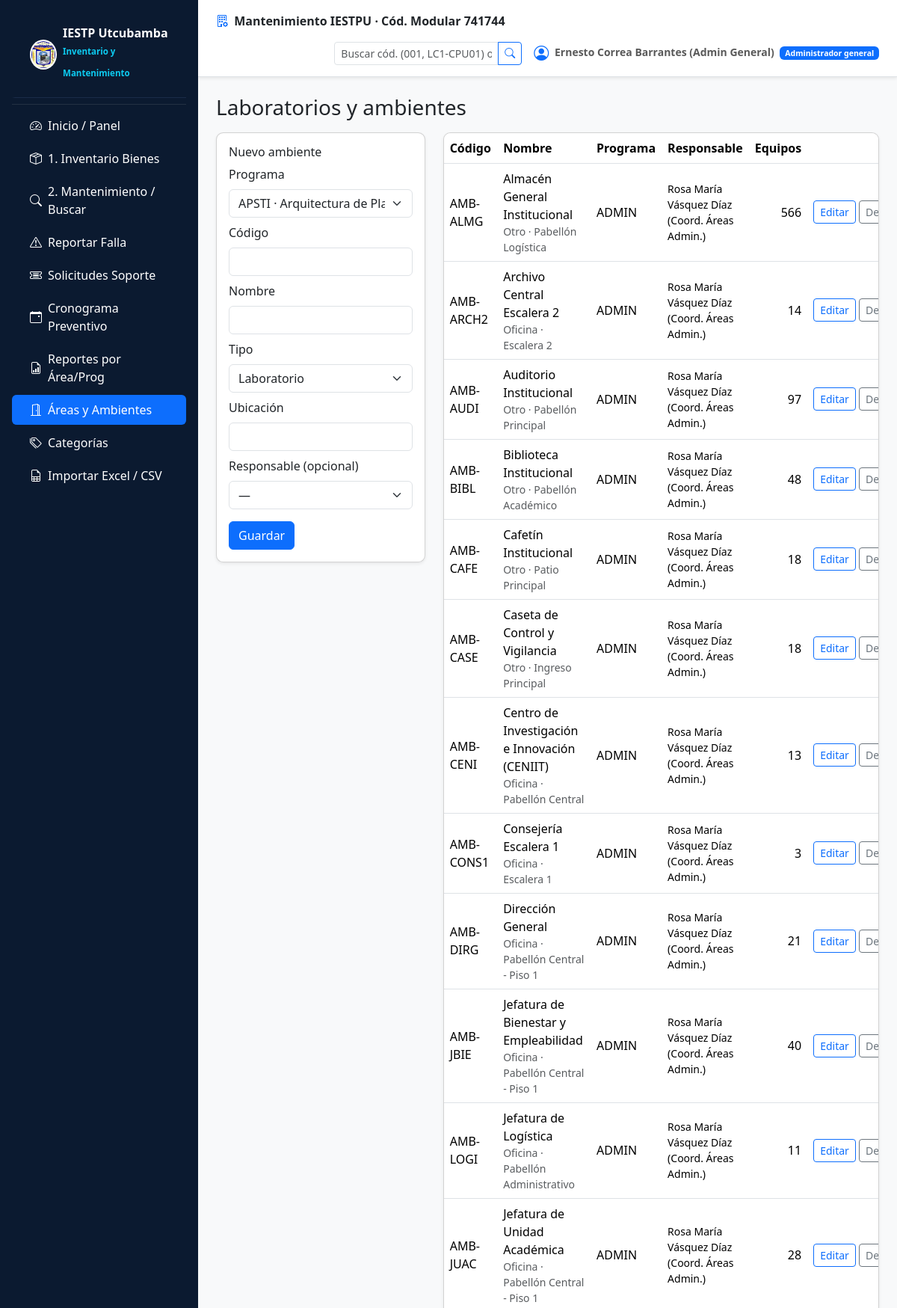
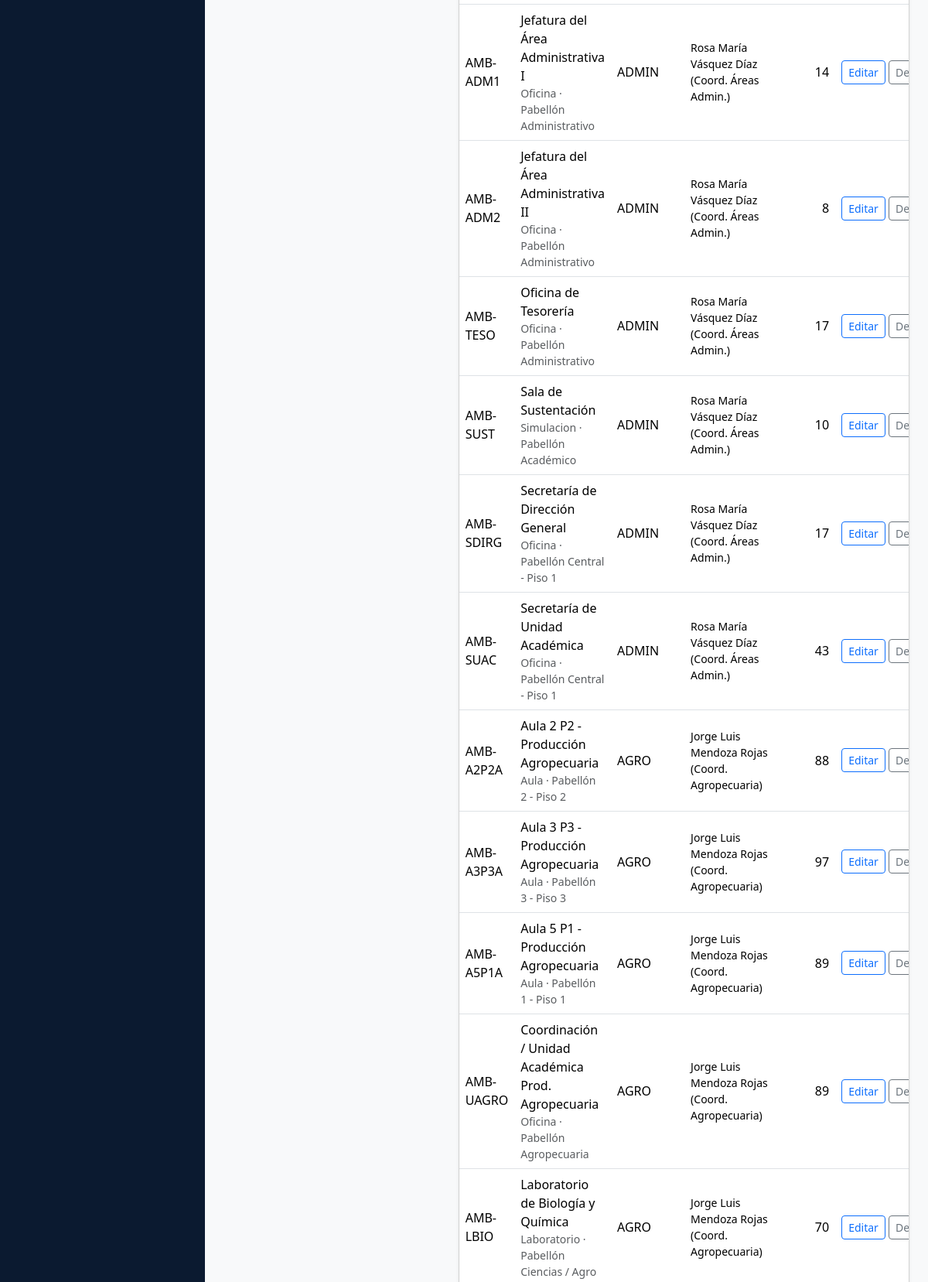
Page /admin/ambientes.php (signed in, upper part) on the committed database (2 pictures, top to bottom).
### tables this page shows
CREATE TABLE usuarios (
  id               INT UNSIGNED NOT NULL AUTO_INCREMENT,
  rol_id           TINYINT UNSIGNED NOT NULL,
  dni              CHAR(8)      NULL,
  nombres          VARCHAR(100) NOT NULL,
  apellidos        VARCHAR(100) NOT NULL,
  correo           VARCHAR(150) NOT NULL,
  telefono         VARCHAR(20)  NULL,
  password_hash    VARCHAR(255) NOT NULL,           
  debe_cambiar_clave TINYINT(1) NOT NULL DEFAULT 1,
  intentos_fallidos TINYINT UNSIGNED NOT NULL DEFAULT 0,
  bloqueado_hasta  DATETIME     NULL,
  ultimo_acceso    DATETIME     NULL,
  activo           TINYINT(1)   NOT NULL DEFAULT 1,
  creado_en        DATETIME     NOT NULL DEFAULT CURRENT_TIMESTAMP,
  actualizado_en   DATETIME     NOT NULL DEFAULT CURRENT_TIMESTAMP ON UPDATE CURRENT_TIMESTAMP,
  PRIMARY KEY (id),
  UNIQUE KEY uq_usuarios_correo (correo),
  UNIQUE KEY uq_usuarios_dni (dni),
  KEY ix_usuarios_rol (rol_id),
  CONSTRAINT fk_usuarios_rol FOREIGN KEY (rol_id) REFERENCES roles(id)
);

CREATE TABLE roles (
  id            TINYINT UNSIGNED NOT NULL AUTO_INCREMENT,
  codigo        VARCHAR(30)  NOT NULL,             
  nombre        VARCHAR(80)  NOT NULL,
  descripcion   VARCHAR(255) NULL,
  PRIMARY KEY (id),
  UNIQUE KEY uq_roles_codigo (codigo)
);

CREATE TABLE ambientes (
  id             INT UNSIGNED NOT NULL AUTO_INCREMENT,
  programa_id    TINYINT UNSIGNED NOT NULL,
  codigo         VARCHAR(30)  NOT NULL,
  nombre         VARCHAR(120) NOT NULL,
  tipo           ENUM('laboratorio','taller','oficina','aula','area_practica','simulacion','otro') NOT NULL DEFAULT 'laboratorio',
  ubicacion      VARCHAR(150) NULL,
  responsable_id INT UNSIGNED NULL,
  activo         TINYINT(1)   NOT NULL DEFAULT 1,
  PRIMARY KEY (id),
  UNIQUE KEY uq_ambientes_codigo (codigo),
  KEY ix_ambientes_programa (programa_id),
  CONSTRAINT fk_amb_programa    FOREIGN KEY (programa_id)    REFERENCES programas(id),
  CONSTRAINT fk_amb_responsable FOREIGN KEY (responsable_id) REFERENCES usuarios(id) ON DELETE SET NULL
);

CREATE TABLE programas (
  id            TINYINT UNSIGNED NOT NULL AUTO_INCREMENT,
  codigo        VARCHAR(20)  NOT NULL,
  nombre        VARCHAR(120) NOT NULL,
  activo        TINYINT(1)   NOT NULL DEFAULT 1,
  PRIMARY KEY (id),
  UNIQUE KEY uq_programas_codigo (codigo),
  UNIQUE KEY uq_programas_nombre (nombre)
);

### includes/helpers.php (called while the page is built, shortened)
<?php
function e(mixed $v): string
{
    return htmlspecialchars((string) $v, ENT_QUOTES | ENT_SUBSTITUTE, 'UTF-8');
}
function url(string $ruta = ''): string
{
    return rtrim($GLOBALS['CFG']['app']['base_url'], '/') . '/' . ltrim($ruta, '/');
}

### includes/db.php (called while the page is built, shortened)
<?php
function db(): PDO
{
    static $pdo = null;
    if ($pdo instanceof PDO) {
        return $pdo;
    }
    $c = $GLOBALS['CFG']['db'];
    $dsn = sprintf('mysql:host=%s;port=%d;dbname=%s;charset=%s', $c['host'], $c['puerto'], $c['nombre'], $c['charset']);
    try {
        $pdo = new PDO($dsn, $c['usuario'], $c['clave'], [
            PDO::ATTR_ERRMODE            => PDO::ERRMODE_EXCEPTION,
            PDO::ATTR_DEFAULT_FETCH_MODE => PDO::FETCH_ASSOC,
            PDO::ATTR_EMULATE_PREPARES   => false,
        ]);
        $pdo->exec("SET time_zone = '-05:00'");
    } catch (PDOException $e) {
        error_log('Error de conexión BD: ' . $e->getMessage());
        http_response_code(500);
        exit('No se pudo conectar con la base de datos.');
    }
    return $pdo;
}
function consulta(string $sql, array $params = []): PDOStatement
{
    $st = db()->prepare($sql);
    $st->execute($params);
    return $st;
}

### includes/auth.php (called while the page is built, shortened)
<?php
function usuario_actual(): ?array
{
    static $cache = null;
    if ($cache !== null && $cache['id'] === $_SESSION['uid']) {
        return $cache;
    }
    $u = consulta(
        'SELECT u.id, u.nombres, u.apellidos, u.correo, u.activo, u.debe_cambiar_clave, r.codigo AS rol, r.nombre AS rol_nombre
           FROM usuarios u JOIN roles r ON r.id = u.rol_id WHERE u.id = ?',
        [$_SESSION['uid']]
    )->fetch();
    return $u;
}
function requiere_login(): array
{
    $u = usuario_actual();
    return $u;
}
function requiere_rol(string ...$roles): array
{
    $u = requiere_login();
    return $u;
}
function programas_del_usuario(int $uid, string $rol): array
{
    if ($rol === 'admin_general') {
        return array_column(consulta('SELECT id FROM programas WHERE activo = 1')->fetchAll(), 'id');
    }
    return array_map('intval', array_column(
        consulta('SELECT programa_id FROM usuario_programa WHERE usuario_id = ?', [$uid])->fetchAll(),
        'programa_id'
    ));
}
function filtro_programas(string $columna, array $ids): array
{
    return [$columna . ' IN (' . implode(',', array_fill(0, count($ids), '?')) . ')', array_values($ids)];
}

### includes/catalogos.php (called while the page is built, shortened)
<?php
function programas_para_select(array $u): array
{
    $ids = programas_del_usuario((int) $u['id'], $u['rol']);
    [$f, $p] = filtro_programas('id', $ids);
    return consulta("SELECT id, codigo, nombre FROM programas WHERE activo = 1 AND $f ORDER BY FIELD(codigo,'APSTI','CONT','ENFE','AGRO','ADMIN'), nombre", $p)->fetchAll();
}
function texto_estado(string $s): string
{
    return ucfirst(str_replace('_', ' ', $s));
}

### public/admin/ambientes.php (the view, shortened to what this page needs)
<?php
require dirname(__DIR__, 2) . '/includes/bootstrap.php';
require dirname(__DIR__, 2) . '/includes/layout.php';
require dirname(__DIR__, 2) . '/includes/catalogos.php';
$u = requiere_rol('admin_general', 'admin_programa');
$progs = programas_del_usuario((int) $u['id'], $u['rol']);
$selProg = programas_para_select($u);
$edit = false;
[$f, $p] = filtro_programas('a.programa_id', $progs);
$filas = consulta(
    "SELECT a.*, pr.codigo AS programa, CONCAT(r.nombres,' ',r.apellidos) AS responsable,
            (SELECT COUNT(*) FROM equipos e WHERE e.ambiente_id = a.id AND e.estado <> 'dado_de_baja') AS n_equipos
       FROM ambientes a JOIN programas pr ON pr.id = a.programa_id
       LEFT JOIN usuarios r ON r.id = a.responsable_id
      WHERE $f ORDER BY pr.codigo, a.nombre", $p
)->fetchAll();
cabecera('Ambientes', $u);
?>
<h1 class="h3 mb-3">Laboratorios y ambientes</h1>
<div class="row g-4">
  <div class="col-lg-4">
    <form method="post" class="card card-body shadow-sm">
      <h2 class="h6"><?= $edit ? 'Editar ambiente' : 'Nuevo ambiente' ?></h2>
      <div class="mb-2"><label class="form-label">Programa</label>
        <select class="form-select" name="programa_id" required>
          <?php foreach ($selProg as $pg): ?><option value="<?= (int) $pg['id'] ?>" <?= ($edit['programa_id'] ?? 0) == $pg['id'] ? 'selected' : '' ?>><?= e($pg['codigo'] . ' · ' . $pg['nombre']) ?></option><?php endforeach; ?>
        </select></div>
      <div class="mb-2"><label class="form-label">Código</label><input class="form-control" name="codigo" required maxlength="30" value="<?= e($edit['codigo'] ?? '') ?>"></div>
      <div class="mb-2"><label class="form-label">Nombre</label><input class="form-control" name="nombre" required maxlength="120" value="<?= e($edit['nombre'] ?? '') ?>"></div>
      <div class="mb-2"><label class="form-label">Tipo</label>
        <select class="form-select" name="tipo" required>
          <?php foreach (TIPOS_AMBIENTE as $t): ?><option value="<?= e($t) ?>" <?= ($edit['tipo'] ?? 'laboratorio') === $t ? 'selected' : '' ?>><?= e(texto_estado($t)) ?></option><?php endforeach; ?>
        </select></div>
      <div class="mb-2"><label class="form-label">Ubicación</label><input class="form-control" name="ubicacion" maxlength="150" value="<?= e($edit['ubicacion'] ?? '') ?>"></div>
      <div class="mb-3"><label class="form-label">Responsable (opcional)</label>
        <select class="form-select" name="responsable_id"><option value="">—</option>
        </select></div>
      <div class="d-flex gap-2"><button class="btn btn-primary" type="submit">Guardar</button>
        <?php if ($edit): ?><a class="btn btn-outline-secondary" href="<?= e(url('admin/ambientes.php')) ?>">Cancelar</a><?php endif; ?></div>
    </form>
  </div>
  <div class="col-lg-8">
    <div class="table-responsive card shadow-sm">
      <table class="table table-hover mb-0 align-middle">
        <thead><tr><th>Código</th><th>Nombre</th><th>Programa</th><th>Responsable</th><th class="text-end">Equipos</th><th></th></tr></thead>
        <tbody>
        <?php foreach ($filas as $a): ?>
          <tr class="<?= $a['activo'] ? '' : 'text-muted' ?>">
            <td><?= e($a['codigo']) ?></td>
            <td><?= e($a['nombre']) ?><div class="small text-muted"><?= e(texto_estado($a['tipo'])) ?><?= $a['ubicacion'] ? ' · ' . e($a['ubicacion']) : '' ?></div></td>
            <td><?= e($a['programa']) ?></td>
            <td class="small"><?= e($a['responsable'] ?? '—') ?></td>
            <td class="text-end"><?= (int) $a['n_equipos'] ?></td>
            <td class="text-end text-nowrap">
              <a class="btn btn-sm btn-outline-primary" href="<?= e(url('admin/ambientes.php?editar=' . (int) $a['id'])) ?>">Editar</a>
              <form method="post" class="d-inline"><?= csrf_campo() ?><input type="hidden" name="id" value="<?= (int) $a['id'] ?>">
                <button class="btn btn-sm btn-outline-secondary" type="submit"><?= $a['activo'] ? 'Desactivar' : 'Activar' ?></button></form>
            </td>
          </tr>
        <?php endforeach; if (!$filas): ?>
          <tr><td colspan="6" class="text-center text-muted py-4">Aún no hay ambientes.</td></tr>
        <?php endif; ?>
        </tbody>
      </table>
    </div>
  </div>
</div>
<?php pie();

### includes/layout.php (shortened to what this page needs)
<?php
function menu_para_rol(string $rol): array
{
    $m = ['Inicio / Panel' => ['ruta' => 'index.php', 'icono' => 'bi-speedometer2']];
    if ($rol === 'docente') {
        $m['Buscador de Bienes']    = ['ruta' => 'admin/buscar_equipo.php', 'icono' => 'bi-search'];
        $m['Reportar Falla']        = ['ruta' => 'docente/reportar.php', 'icono' => 'bi-exclamation-triangle'];
        $m['Mis Solicitudes']       = ['ruta' => 'docente/mis_solicitudes.php', 'icono' => 'bi-list-check'];
        $m['Cronograma Preventivo'] = ['ruta' => 'admin/cronograma.php', 'icono' => 'bi-calendar-event'];
    } else {
        $m['1. Inventario Bienes']  = ['ruta' => 'admin/equipos.php', 'icono' => 'bi-box-seam'];
        $m['2. Mantenimiento / Buscar'] = ['ruta' => 'admin/buscar_equipo.php', 'icono' => 'bi-search'];
        $m['Reportar Falla']        = ['ruta' => 'docente/reportar.php', 'icono' => 'bi-exclamation-triangle'];
        $m['Solicitudes Soporte']   = ['ruta' => 'admin/solicitudes.php', 'icono' => 'bi-ticket-detailed'];
        $m['Cronograma Preventivo'] = ['ruta' => 'admin/cronograma.php', 'icono' => 'bi-calendar-event'];
        $m['Reportes por Área/Prog']= ['ruta' => 'admin/reportes.php', 'icono' => 'bi-file-earmark-bar-graph'];
        $m['Áreas y Ambientes']     = ['ruta' => 'admin/ambientes.php', 'icono' => 'bi-door-open'];
        $m['Categorías']            = ['ruta' => 'admin/categorias.php', 'icono' => 'bi-tags'];
        $m['Importar Excel / CSV']  = ['ruta' => 'admin/importar_inventario.php', 'icono' => 'bi-file-earmark-spreadsheet'];
    }
    return $m;
}
function cabecera(string $titulo, ?array $u = null): void
{
    $app = $GLOBALS['CFG']['app']['nombre'];
    $pagina_actual = basename($_SERVER['SCRIPT_NAME']);
    ?>
<!doctype html>
<html lang="es">
<head>
  <link href="https://cdn.jsdelivr.net/npm/bootstrap@5.3.3/dist/css/bootstrap.min.css" rel="stylesheet">
  <link rel="stylesheet" href="https://cdn.jsdelivr.net/npm/bootstrap-icons@1.11.1/font/bootstrap-icons.css">
  <link href="<?= e(url('assets/css/app.css')) ?>" rel="stylesheet">
</head>
<body class="bg-light">
<?php if ($u): ?>
<div class="d-flex">
  <aside class="sidebar d-none d-md-flex flex-column flex-shrink-0 p-3 text-white" style="width: 265px;">
    <a href="<?= e(url('index.php')) ?>" class="d-flex align-items-center mb-3 mb-md-0 me-md-auto text-white text-decoration-none gap-2 brand">
      <img src="<?= e(url('assets/img/logo-iestp.png')) ?>" alt="Logo" style="width: 40px; height: 40px; border-radius: 50%; background: white; padding: 2px;">
      <div>
        <div class="fs-6 fw-bold lh-1">IESTP Utcubamba</div>
        <small class="text-info" style="font-size: 0.72rem;">Inventario y Mantenimiento</small>
      </div>
    </a>
    <hr class="text-secondary my-2">
    <ul class="nav nav-pills flex-column mb-auto gap-1">
      <?php foreach (menu_para_rol($u['rol']) as $txt => $item): ?>
        <li class="nav-item">
          <a href="<?= e(url($item['ruta'])) ?>" class="nav-link text-white d-flex align-items-center gap-2 py-2 <?= $pagina_actual === basename($item['ruta']) ? 'active' : '' ?>">
            <i class="bi <?= e($item['icono']) ?>"></i>
            <span><?= e($txt) ?></span>
          </a>
        </li>
      <?php endforeach; ?>
    </ul>
  </aside>
  <div class="flex-grow-1 min-vh-100 d-flex flex-column">
    <nav class="navbar navbar-light bg-white border-bottom px-4 py-2 shadow-sm no-print">
      <div class="container-fluid px-0">
        <span class="navbar-text fw-bold text-dark d-none d-md-block">
          <i class="bi bi-building-gear text-primary me-1"></i> <?= e($app) ?> · Cód. Modular 741744
        </span>
        <div class="d-flex align-items-center gap-3 ms-auto">
          <form method="get" action="<?= e(url('admin/buscar_equipo.php')) ?>" class="d-none d-lg-flex">
            <div class="input-group input-group-sm">
              <input class="form-control" name="q" placeholder="Buscar cód. (001, LC1-CPU01) o serie…">
              <button class="btn btn-outline-primary" type="submit"><i class="bi bi-search"></i></button>
            </div>
          </form>
          <span class="navbar-text small">
            <i class="bi bi-person-circle fs-5 align-middle me-1 text-primary"></i>
            <strong><?= e($u['nombres'] . ' ' . $u['apellidos']) ?></strong>
            <span class="badge bg-primary ms-1"><?= e($u['rol_nombre']) ?></span>
          </span>
        </div>
      </div>
    </nav>
    <main class="container-fluid py-4 px-4 flex-grow-1">
<?php else: ?>
    <main class="container py-4">
<?php endif; ?>
<?php
}
function pie(): void
{
    ?>
    </main>
<?php if (isset($_SESSION['uid'])): ?>
  </div>
</div>
<?php endif; ?>
</body>
</html>
<?php
}

### public/assets/css/app.css (style rules this page uses)
.card { border-radius: .6rem; }
table th { white-space: nowrap; }
body { background-color: #f8f9fa; }
.sidebar { min-height: 100vh; background-color: #0b1a30; color: white; }
.sidebar a { color: #b0c4de; text-decoration: none; padding: 12px 20px; display: block; border-left: 4px solid transparent; }
.sidebar a:hover, .sidebar a.active { background-color: #1a2b48; color: white; border-left-color: #0d6efd; }
.sidebar .brand { padding: 20px; font-size: 1.2rem; font-weight: bold; border-bottom: 1px solid #1a2b48; display: flex; align-items: center; gap: 10px; }

### rows in the picture
usuarios: nombres+apellidos "Ernesto Correa Barrantes (Admin General)", rol.nombre "Administrador general"
ambientes: codigo "AMB-ALMG", nombre "Almacén General Institucional", tipo "Otro", ubicacion "Pabellón Logística", programa.codigo "ADMIN", responsable "Rosa María Vásquez Díaz (Coord. Áreas Admin.)", n_equipos "566", activo "Desactivar"
ambientes: codigo "AMB-ARCH2", nombre "Archivo Central Escalera 2", tipo "Oficina", ubicacion "Escalera 2", programa.codigo "ADMIN", responsable "Rosa María Vásquez Díaz (Coord. Áreas Admin.)", n_equipos "14", activo "Desactivar"
ambientes: codigo "AMB-AUDI", nombre "Auditorio Institucional", tipo "Otro", ubicacion "Pabellón Principal", programa.codigo "ADMIN", responsable "Rosa María Vásquez Díaz (Coord. Áreas Admin.)", n_equipos "97", activo "Desactivar"
ambientes: codigo "AMB-BIBL", nombre "Biblioteca Institucional", tipo "Otro", ubicacion "Pabellón Académico", programa.codigo "ADMIN", responsable "Rosa María Vásquez Díaz (Coord. Áreas Admin.)", n_equipos "48", activo "Desactivar"
ambientes: codigo "AMB-CAFE", nombre "Cafetín Institucional", tipo "Otro", ubicacion "Patio Principal", programa.codigo "ADMIN", responsable "Rosa María Vásquez Díaz (Coord. Áreas Admin.)", n_equipos "18", activo "Desactivar"
ambientes: codigo "AMB-CASE", nombre "Caseta de Control y Vigilancia", tipo "Otro", ubicacion "Ingreso Principal", programa.codigo "ADMIN", responsable "Rosa María Vásquez Díaz (Coord. Áreas Admin.)", n_equipos "18", activo "Desactivar"
ambientes: codigo "AMB-CENI", nombre "Centro de Investigación e Innovación (CENIIT)", tipo "Oficina", ubicacion "Pabellón Central", programa.codigo "ADMIN", responsable "Rosa María Vásquez Díaz (Coord. Áreas Admin.)", n_equipos "13", activo "Desactivar"
ambientes: codigo "AMB-CONS1", nombre "Consejería Escalera 1", tipo "Oficina", ubicacion "Escalera 1", programa.codigo "ADMIN", responsable "Rosa María Vásquez Díaz (Coord. Áreas Admin.)", n_equipos "3", activo "Desactivar"
ambientes: codigo "AMB-DIRG", nombre "Dirección General", tipo "Oficina", ubicacion "Pabellón Central - Piso 1", programa.codigo "ADMIN", responsable "Rosa María Vásquez Díaz (Coord. Áreas Admin.)", n_equipos "21", activo "Desactivar"
ambientes: codigo "AMB-JBIE", nombre "Jefatura de Bienestar y Empleabilidad", tipo "Oficina", ubicacion "Pabellón Central - Piso 1", programa.codigo "ADMIN", responsable "Rosa María Vásquez Díaz (Coord. Áreas Admin.)", n_equipos "40", activo "Desactivar"
ambientes: codigo "AMB-LOGI", nombre "Jefatura de Logística", tipo "Oficina", ubicacion "Pabellón Administrativo", programa.codigo "ADMIN", responsable "Rosa María Vásquez Díaz (Coord. Áreas Admin.)", n_equipos "11", activo "Desactivar"
ambientes: codigo "AMB-JUAC", nombre "Jefatura de Unidad Académica", tipo "Oficina", ubicacion "Pabellón Central - Piso 1", programa.codigo "ADMIN", responsable "Rosa María Vásquez Díaz (Coord. Áreas Admin.)", n_equipos "28", activo "Desactivar"
ambientes: codigo "AMB-ADM1", nombre "Jefatura del Área Administrativa I", tipo "Oficina", ubicacion "Pabellón Administrativo", programa.codigo "ADMIN", responsable "Rosa María Vásquez Díaz (Coord. Áreas Admin.)", n_equipos "14", activo "Desactivar"
ambientes: codigo "AMB-ADM2", nombre "Jefatura del Área Administrativa II", tipo "Oficina", ubicacion "Pabellón Administrativo", programa.codigo "ADMIN", responsable "Rosa María Vásquez Díaz (Coord. Áreas Admin.)", n_equipos "8", activo "Desactivar"
ambientes: codigo "AMB-TESO", nombre "Oficina de Tesorería", tipo "Oficina", ubicacion "Pabellón Administrativo", programa.codigo "ADMIN", responsable "Rosa María Vásquez Díaz (Coord. Áreas Admin.)", n_equipos "17", activo "Desactivar"
ambientes: codigo "AMB-SUST", nombre "Sala de Sustentación", tipo "Simulacion", ubicacion "Pabellón Académico", programa.codigo "ADMIN", responsable "Rosa María Vásquez Díaz (Coord. Áreas Admin.)", n_equipos "10", activo "Desactivar"
ambientes: codigo "AMB-SDIRG", nombre "Secretaría de Dirección General", tipo "Oficina", ubicacion "Pabellón Central - Piso 1", programa.codigo "ADMIN", responsable "Rosa María Vásquez Díaz (Coord. Áreas Admin.)", n_equipos "17", activo "Desactivar"
ambientes: codigo "AMB-SUAC", nombre "Secretaría de Unidad Académica", tipo "Oficina", ubicacion "Pabellón Central - Piso 1", programa.codigo "ADMIN", responsable "Rosa María Vásquez Díaz (Coord. Áreas Admin.)", n_equipos "43", activo "Desactivar"
ambientes: codigo "AMB-A2P2A", nombre "Aula 2 P2 - Producción Agropecuaria", tipo "Aula", ubicacion "Pabellón 2 - Piso 2", programa.codigo "AGRO", responsable "Jorge Luis Mendoza Rojas (Coord. Agropecuaria)", n_equipos "88", activo "Desactivar"
ambientes: codigo "AMB-A3P3A", nombre "Aula 3 P3 - Producción Agropecuaria", tipo "Aula", ubicacion "Pabellón 3 - Piso 3", programa.codigo "AGRO", responsable "Jorge Luis Mendoza Rojas (Coord. Agropecuaria)", n_equipos "97", activo "Desactivar"
ambientes: codigo "AMB-A5P1A", nombre "Aula 5 P1 - Producción Agropecuaria", tipo "Aula", ubicacion "Pabellón 1 - Piso 1", programa.codigo "AGRO", responsable "Jorge Luis Mendoza Rojas (Coord. Agropecuaria)", n_equipos "89", activo "Desactivar"
ambientes: codigo "AMB-UAGRO", nombre "Coordinación / Unidad Académica Prod. Agropecuaria", tipo "Oficina", ubicacion "Pabellón Agropecuaria", programa.codigo "AGRO", responsable "Jorge Luis Mendoza Rojas (Coord. Agropecuaria)", n_equipos "89", activo "Desactivar"
ambientes: codigo "AMB-LBIO", nombre "Laboratorio de Biología y Química", tipo "Laboratorio", ubicacion "Pabellón Ciencias / Agro", programa.codigo "AGRO", responsable "Jorge Luis Mendoza Rojas (Coord. Agropecuaria)", n_equipos "70", activo "Desactivar"

### other values in the picture
$txt "Inicio / Panel"
$txt "1. Inventario Bienes"
$txt "2. Mantenimiento / Buscar"
$txt "Reportar Falla"
$txt "Solicitudes Soporte"
$txt "Cronograma Preventivo"
$txt "Reportes por Área/Prog"
$txt "Áreas y Ambientes"
$txt "Categorías"
$txt "Importar Excel / CSV"
$app "Mantenimiento IESTPU"
form field programa_id "APSTI · Arquitectura de Plataformas y Servicios de Tecnologías de la Información"
form field tipo "Laboratorio"
